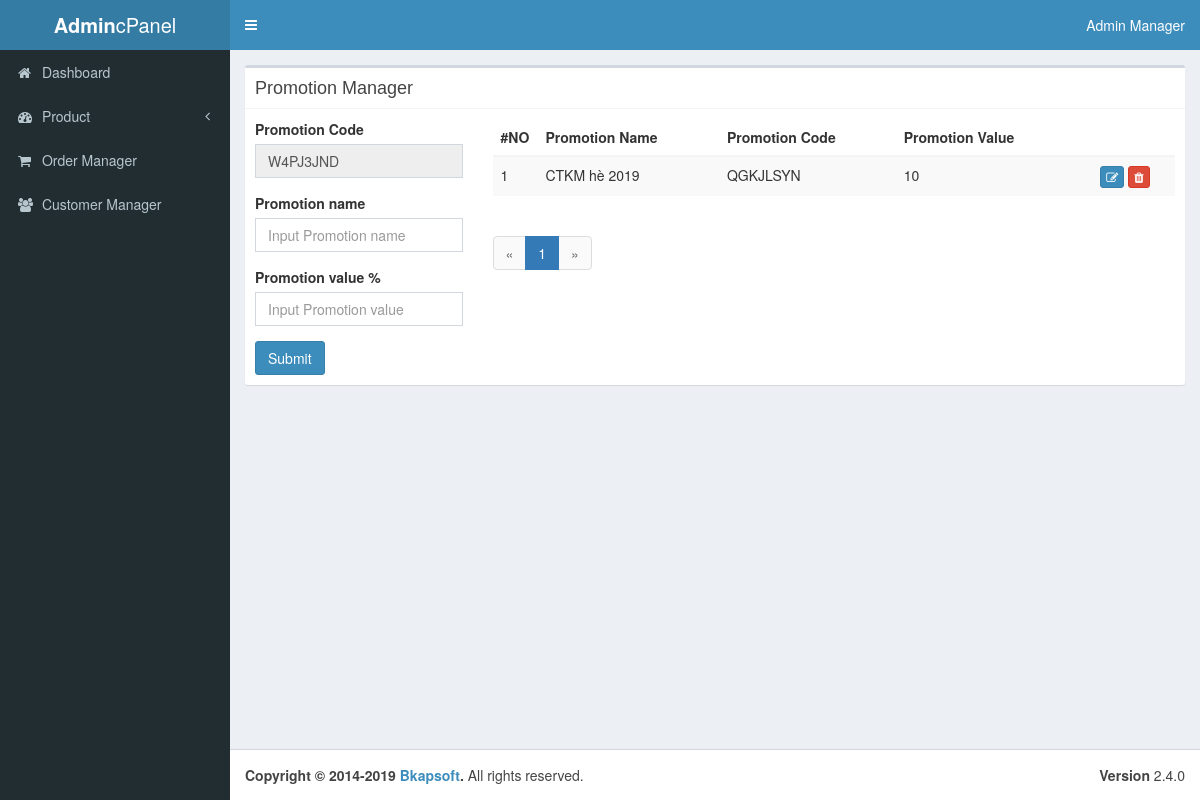
Page /admin/index.php?m=promo (signed in) on the committed database.
### tables this page shows
Create table promotion
(
  id int primary key auto_increment,
  name varchar(150) not null,
  value int not null,
  code varchar(8) NOT NULL UNIQUE
);

### db/connect.php (called while the page is built, shortened)
<?php
$dns = "mysql:host=localhost;dbname=bkap";
$options = [
    PDO::MYSQL_ATTR_INIT_COMMAND => 'SET NAMES utf8',
    PDO::ATTR_ERRMODE => PDO::ERRMODE_EXCEPTION
];
try {
    $conn = new PDO($dns,'root','',$options);
} catch (PDOException $e) {
    echo $e->getMessage(); die;
}
function getAll($args = []){
    global $conn;
    $table = isset($args['table']) ? $args['table'] : '';
    $orderBy = isset($args['orderBy']) ? $args['orderBy'] : 'id';
    $where = isset($args['where']) ? $args['where'] : false;
    $orderCompare = isset($args['orderCompare']) ? $args['orderCompare'] : 'ASC';
    $rand = isset($args['rand']) ? true : false;
    $limit = isset($args['limit']) ? $args['limit'] : false;
    $sql = "SELECT * FROM $table ";
    if ($rand) {
        $sql .= " Order By RAND()";
        if ($limit) {
             $sql .= " LIMIT $limit";
        }
    }else{
        $sql .= " Order By $orderBy $orderCompare ";
    }
    $stm = $conn->prepare($sql);
    $stm->setFetchMode(PDO::FETCH_ASSOC);
    $stm->execute();
    $result = $stm->fetchAll();
    return $result;
}
?>

### admin/modules/promo/promo-list.php (the view, shortened to what this page needs)
<div class="col-md-9">
	<?php
		$ps = getAll(['table' => 'promotion']);
		$total = count($ps);
		$limit = 10;
		$page = ceil($total/$limit);
		$getPage = !empty($_GET['page']) ? $_GET['page'] : 1;
		$start = ($getPage-1) * $limit;
		$sql = "SELECT id,name,value,code from promotion ";
		$sql .= "Order By id DESC LIMIT $start, $limit";
		$stm = $conn->prepare($sql);
		$stm->execute(); $stm->setFetchMode(PDO::FETCH_ASSOC);
		$promotions = $stm->fetchAll();
	?>
	<table class="table table-striped table-hover">
	<thead>
		<tr>
			<th style="width: 20px; text-align: center">#NO</th>
			<th>Promotion Name</th>
			<th>Promotion Code</th>
			<th>Promotion Value</th>
			<th></th>
		</tr>
	</thead>
	<tbody>
	<?php $n=1; foreach($promotions as $promo) : ?>
		<tr>
			<td><?php echo $n ?></td>
			<td><?php echo $promo['name'] ?></td>
			<td><?php echo $promo['code'] ?></td>
			<td><?php echo $promo['value'] ?></td>
			<td  style="width: 100px; text-align: center">
                <a href="index.php?m=promo&a=edit&id=<?php echo $promo['id'] ?>" class="btn btn-xs btn-primary"><i class="fa fa-edit"></i></a>
                <a href="index.php?m=promo&a=delete&id=<?php echo $promo['id'] ?>" class="btn btn-xs btn-danger" onclick="return confirm('Are you sure wan to delete it ?')"><i class="fa fa-trash"></i></a>
			</td>
		</tr>
	<?php $n++; endforeach; ?>
	</tbody>
</table>
<ul class="pagination">
	<li><a href="#">&laquo;</a></li>
	<?php for($i=1; $i<= $page; $i++) :
     $active = $getPage == $i ? 'class="active"': '';
	?>
	<li <?php echo $active; ?>>
		<?php if(!empty($_GET['key'])) : $key =  $_GET['key']; ?>
		<a href="index.php?m=product&a=category&page=<?php echo $i; ?>&key=<?php echo $key ?>"><?php echo $i ?></a>
		<?php else: ?>
		<a href="index.php?m=product&a=category&page=<?php echo $i; ?>"><?php echo $i ?></a>
		<?php endif; ?>
	</li>
	<?php endfor; ?>
	<li><a href="#">&raquo;</a></li>
</ul>
</div>

### rows in the picture
promotion: name "CTKM hè 2019", code "QGKJLSYN", value "10"

### other values in the picture
$admin['name'] "Admin Manager"
